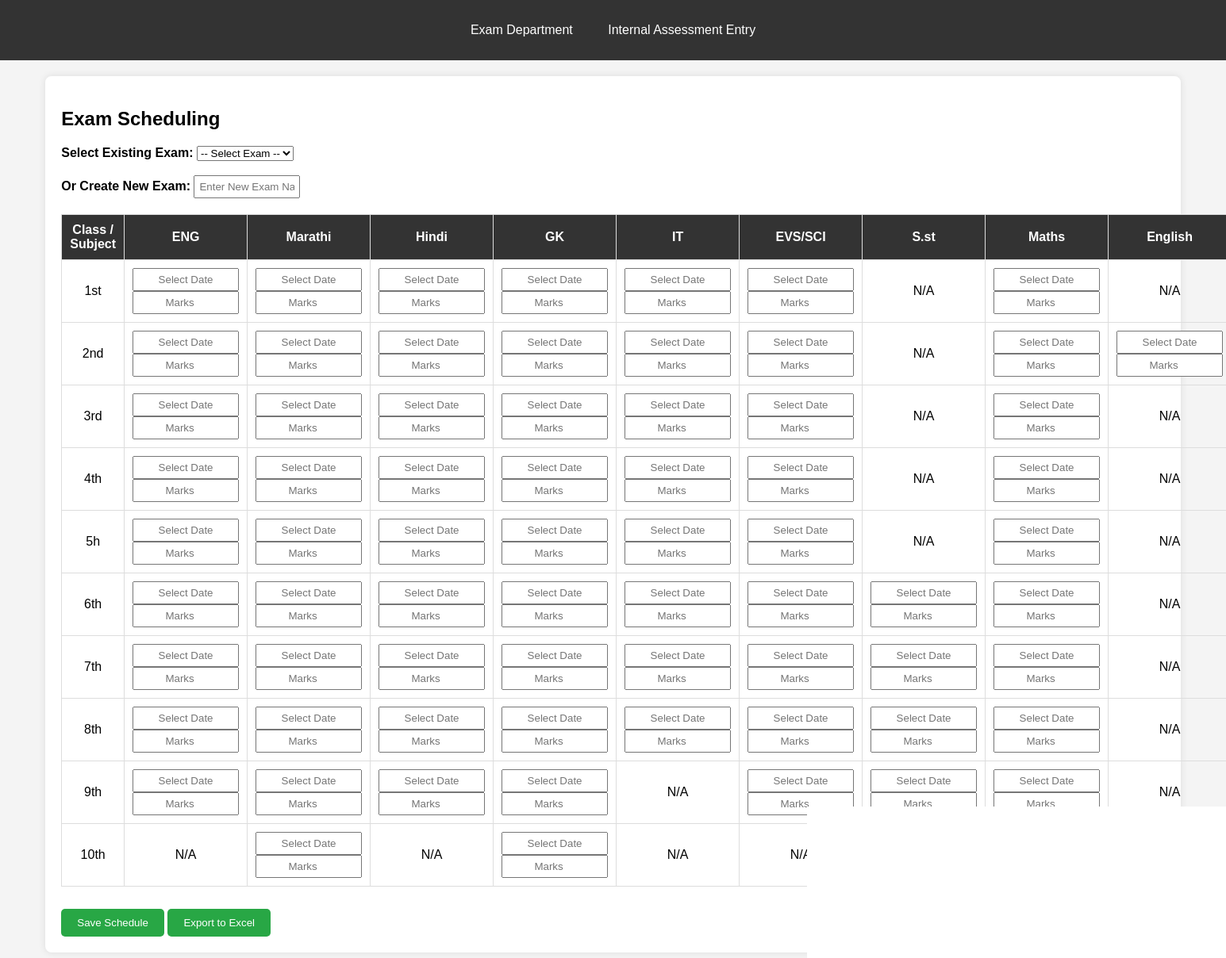
/exam_department, run on the app's committed database.
### school_app/models.py (models this page shows, shortened)
class Subject(models.Model):
    name = models.CharField(max_length=100, unique=True)

class Class(models.Model):
    name = models.CharField(max_length=100, unique=True)
    class_teacher = models.ForeignKey("Teacher", on_delete=models.SET_NULL, null=True, blank=True, related_name="teaching_classes")
    syllabus = models.TextField(blank=True, null=True)
    academic_year = models.ForeignKey(AcademicYear, on_delete=models.CASCADE, null=True, blank=True)

### school_app/views.py (the view)
# urls.py: path("exam_department", views.exam_department, name="exam_department"),
def exam_department(request):
    selected_exam_id = request.GET.get("exam_id")
    selected_exam = None
    total_marks_dict = {}
    if selected_exam_id and selected_exam_id.isdigit():
        selected_exam = Exam.objects.filter(id=selected_exam_id).first()
        if selected_exam:
            schedules = ExamSchedule.objects.filter(exam=selected_exam)
            for schedule in schedules:
                total_marks_dict[schedule.subject.id] = schedule.total_marks
    subjects = Subject.objects.all()
    exams = Exam.objects.all()
    classes = Class.objects.all()
    for school_class in classes:
        assigned = Teacher_Subject_Class_Relation.objects.filter(assigned_classes=school_class).values_list("subject_id", flat=True)
        school_class.assigned_subjects = set(assigned)
    total_marks_list = total_marks_dict.items()
    context = {
         "exams": exams,
         "subjects": subjects,
         "classes": classes,
         "selected_exam": selected_exam,
         "total_marks_list": total_marks_list,
    }
    return render(request, "school_management/exam_department.html", context)

### school_app/templates/school_management/exam_department.html (shortened to what this page needs)
<!DOCTYPE html>
<html lang="en">
<head>
  <link rel="stylesheet" href="https://cdn.jsdelivr.net/npm/flatpickr/dist/flatpickr.min.css">
</head>
<body>
  <div class="navbar">
    <a href="{% url 'exam_department' %}">Exam Department</a>
    <a href="{% url 'internal_assessment_view' %}">Internal Assessment Entry</a>
  </div>
  <div class="container">
    <h2>Exam Scheduling</h2>
    <label><strong>Select Existing Exam:</strong></label>
    <select id="exam-select">
      <option value="">-- Select Exam --</option>
    </select>
    <br><br>
    <label><strong>Or Create New Exam:</strong></label>
    <input type="text" id="new-exam-name" placeholder="Enter New Exam Name">
    <table>
      <thead>
        <tr>
          <th>Class / Subject</th>
          {% for subject in subjects %}
            <th>{{ subject.name }}</th>
          {% endfor %}
        </tr>
      </thead>
      <tbody>
        {% for school_class in classes %}
          <tr>
            <td>
              {{ school_class.name }}
            </td>
            {% for subject in subjects %}
              <td>
                {% if school_class.assigned_subjects and subject.id in school_class.assigned_subjects %}
                  <input type="text" class="date-picker" data-class-id="{{ school_class.id }}" data-subject-id="{{ subject.id }}" placeholder="Select Date">
                  <input type="number" class="marks-input" data-class-id="{{ school_class.id }}" data-subject-id="{{ subject.id }}" placeholder="Marks" min="0"
                         value="{% for pair in total_marks_list %}{% if pair.0 == subject.id %}{{ pair.1 }}{% endif %}{% endfor %}">
                {% else %}
                  N/A
                {% endif %}
              </td>
            {% endfor %}
          </tr>
        {% endfor %}
      </tbody>
    </table>
    <br>
    <button id="save-exam">Save Schedule</button>
    <button id="export-excel">Export to Excel</button>
  </div>
</body>
</html>

### school_app/templates/school_management/exam_department.html (style rules this page uses)
body { font-family: Arial, sans-serif; background-color: #f4f4f4; margin: 0; padding: 0; }
.navbar { background-color: #333; padding: 15px; text-align: center; }
.navbar a { color: white; text-decoration: none; padding: 14px 20px; display: inline-block; }
.container { width: 90%; margin: 20px auto; background: #fff; padding: 20px; border-radius: 8px; box-shadow: 0 0 10px rgba(0,0,0,0.1); }
table { width: 100%; border-collapse: collapse; margin-top: 20px; }
th, td { border: 1px solid #ddd; padding: 10px; text-align: center; }
th { background-color: #333; color: #fff; }
input { width: 120px; padding: 5px; text-align: center; }
button { margin-top: 10px; padding: 10px 20px; background-color: #28a745; color: white; border: none; cursor: pointer; border-radius: 5px; }

### data on the page
Subject: name "ENG", shows "N/A"
Subject: name "Marathi"
Subject: name "Hindi", shows "N/A"
Subject: name "GK"
Subject: name "IT", shows "N/A"
Subject: name "EVS/SCI", shows "N/A"
Subject: name "S.st", shows "N/A"
Subject: name "Maths"
Subject: name "English", shows "N/A"
Class: name "1st"
Class: name "2nd"
Class: name "3rd"
Class: name "4th"
Class: name "5h"
Class: name "6th"
Class: name "7th"
Class: name "8th"
Class: name "9th"
Class: name "10th"
